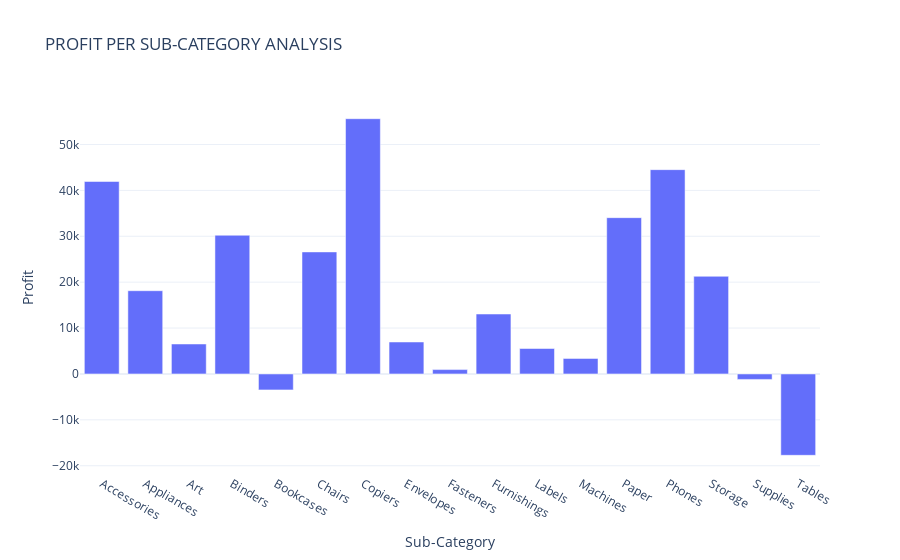

The notebook cell saved with this chart:
### Code cell
fig6 = px.bar(profit_by_subcategory,
        x = 'Sub-Category',
        y = 'Profit',
        title = 'PROFIT PER SUB-CATEGORY ANALYSIS')
fig6.show()

### Figure 1 — Plotly figure (JSON) as saved in the notebook; plotly's stock layout.template omitted (floating-point values rounded to 4 significant figures)
{"data": [{"alignmentgroup": "True", "hovertemplate": "Sub-Category=%{x}<br>Profit=%{y}<extra></extra>", "legendgroup": "", "marker": {"color": "#636efa", "pattern": {"shape": ""}}, "name": "", "offsetgroup": "", "orientation": "v", "showlegend": false, "textposition": "auto", "type": "bar", "x": ["Accessories", "Appliances", "Art", "Binders", "Bookcases", "Chairs", "Copiers", "Envelopes", "Fasteners", "Furnishings", "Labels", "Machines", "Paper", "Phones", "Storage", "Supplies", "Tables"], "xaxis": "x", "y": [41940.0, 18140.0, 6528.0, 30220.0, -3473.0, 26590.0, 55620.0, 6964.0, 949.5, 13060.0, 5546.0, 3385.0, 34050.0, 44520.0, 21280.0, -1189.0, -17730.0], "yaxis": "y"}], "layout": {"autosize": true, "barmode": "relative", "legend": {"tracegroupgap": 0}, "title": {"text": "PROFIT PER SUB-CATEGORY ANALYSIS"}, "xaxis": {"anchor": "y", "autorange": true, "domain": [0, 1], "range": [-0.5, 16.5], "title": {"text": "Sub-Category"}, "type": "category"}, "yaxis": {"anchor": "x", "autorange": true, "domain": [0, 1], "range": [-21800.0, 59690.0], "title": {"text": "Profit"}, "type": "linear"}}}
